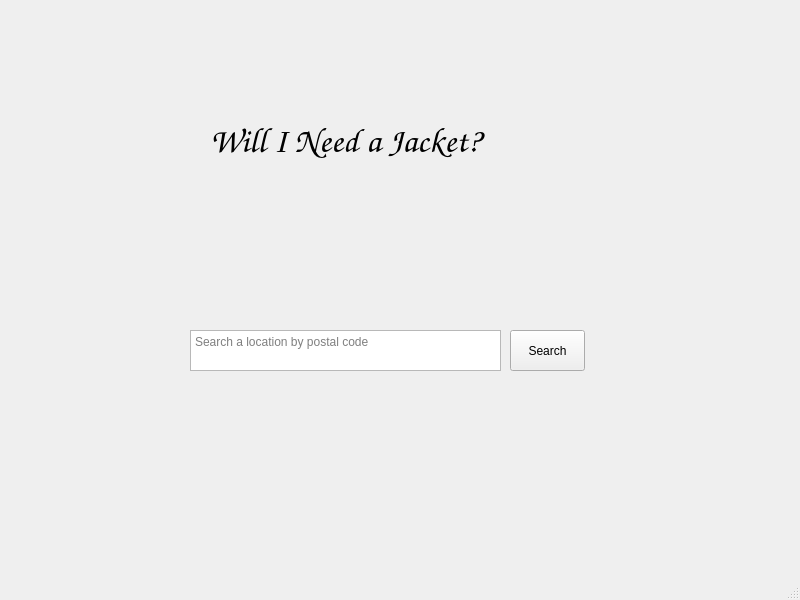
<?xml version="1.0" encoding="UTF-8"?>
<ui version="4.0">
 <class>MainWindow</class>
 <widget class="QMainWindow" name="MainWindow">
  <property name="geometry">
   <rect>
    <x>0</x>
    <y>0</y>
    <width>800</width>
    <height>600</height>
   </rect>
  </property>
  <property name="windowTitle">
   <string>MainWindow</string>
  </property>
  <widget class="QWidget" name="centralwidget">
   <widget class="QTextEdit" name="textEdit">
    <property name="geometry">
     <rect>
      <x>190</x>
      <y>330</y>
      <width>311</width>
      <height>41</height>
     </rect>
    </property>
    <property name="placeholderText">
     <string>Search a location by postal code</string>
    </property>
   </widget>
   <widget class="QPushButton" name="submitButton">
    <property name="geometry">
     <rect>
      <x>510</x>
      <y>330</y>
      <width>75</width>
      <height>41</height>
     </rect>
    </property>
    <property name="text">
     <string>Search</string>
    </property>
   </widget>
   <widget class="QLabel" name="title">
    <property name="geometry">
     <rect>
      <x>210</x>
      <y>110</y>
      <width>371</width>
      <height>61</height>
     </rect>
    </property>
    <property name="font">
     <font>
      <family>Comic Sans MS</family>
      <pointsize>26</pointsize>
     </font>
    </property>
    <property name="text">
     <string>Will I Need a Jacket?</string>
    </property>
    <property name="textFormat">
     <enum>Qt::TextFormat::PlainText</enum>
    </property>
   </widget>
  </widget>
  <widget class="QMenuBar" name="menubar">
   <property name="geometry">
    <rect>
     <x>0</x>
     <y>0</y>
     <width>800</width>
     <height>22</height>
    </rect>
   </property>
  </widget>
  <widget class="QStatusBar" name="statusbar"/>
 </widget>
 <resources/>
 <connections/>
</ui>
